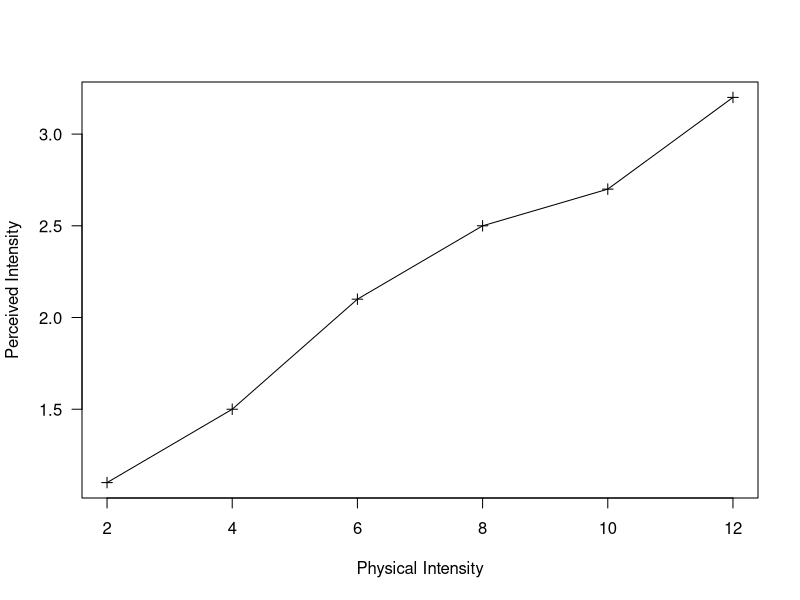

The R source for this figure:
dev.off() # clear the graphs

# Some of the following is from Gordon's bit on psychophysics

#Some stimuli (stimulus magnitudes) for the input
stimuli<-c(2, 4, 6, 8, 10, 12)

#points representing some experimental data (observations)
observations <-c(1.1, 1.5, 2.1, 2.5, 2.7, 3.2)
n <- length(observations)

# fit a model with a polynomial of degree one less than the number of observations
# poly takes independent variable (stimuolus) and creates independent predictor variables
lm_n <- lm(observations ~ poly(stimuli,n-1))

plot(stimuli,observations, pch=3, las=1,
     xlab='Physical Intensity',
     ylab='Perceived Intensity')
lines(stimuli,predict(lm_n))

# Exercise: generate observations from a variety of functions (with variability), and fit polynomial as above

# Example:
observations <- log(stimuli) + rnorm(n,0,0.1)
observations <- exp(stimuli/4) + rnorm(n, 0, 2)
observations <- exp(stimuli/4) + runif(n, 0, 2)
observations <- stimuli^2 - stimuli^3 + rnorm(n, -5, 5)
observations <- runif(n,2,10) + exp(-stimuli) + rgeom(n, .1) * rbinom(n, 10,.1) + rnorm(n,2,12) 

# Things to try: different amounts of noise, linear fn, exponential, decreasing function, quadratic, sine...

